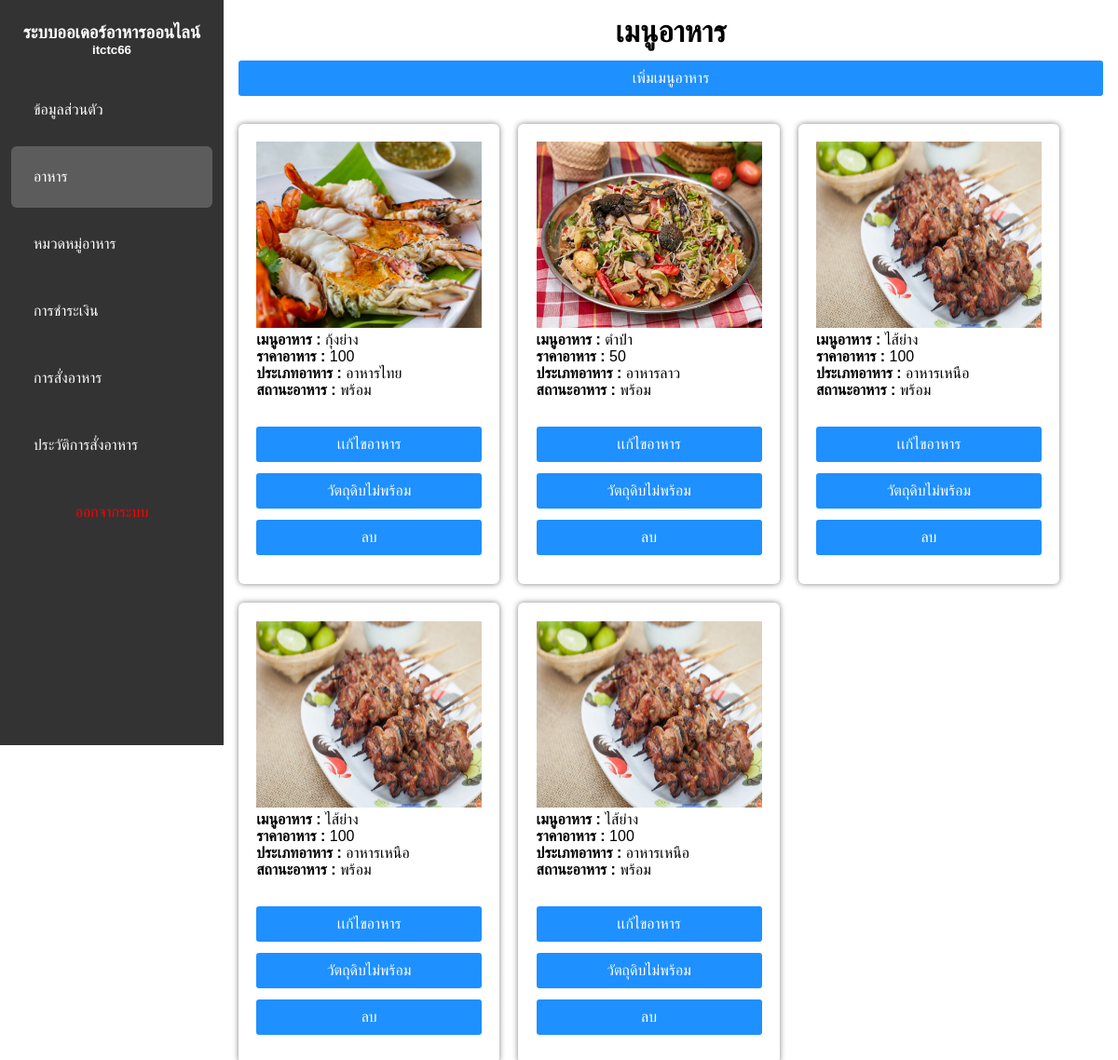
The app's page /admin/food.php (signed in) with its own data.
### tables this page shows
CREATE TABLE `food` (
  `food_id` int(11) NOT NULL,
  `food_name` varchar(100) NOT NULL,
  `price_food` varchar(100) NOT NULL,
  `ca_id` int(11) NOT NULL,
  `img` varchar(111) NOT NULL,
  `status` enum('0','1') NOT NULL
);

CREATE TABLE `category` (
  `ca_id` int(11) NOT NULL,
  `ca_name` varchar(100) NOT NULL
);

### config/database.php (called while the page is built, shortened)
<?php
class Database{
    public $host = "localhost";
    public $username = "ball";
    public $password = "123456";
    public $dbname = "p3_food";
    public $db;
    public function dbconnnect(){
        $this->db = new mysqli($this->host, $this->username, $this->password, $this->dbname);
    $this->db->set_charset("utf8mb4");
    }
    public function select($table){
        $sql = "SELECT * FROM " . $table . " ";
        $result = $this->db->query($sql);
        $list = array();
        while($data = $result->fetch_assoc()){
            $list[] = $data;
        }
        return $list;
    }
    public function selectwhere($table, $where){
        $condition = "";
        foreach($where as $key => $value){
            $condition .= $key . " = '" . $value . "' AND ";
        }
        $condition = substr($condition, 0, -5);
        $sql = "SELECT * FROM " . $table . " WHERE " . $condition . " ";
        $result = $this->db->query($sql);
        $list = array();
        while($data = $result->fetch_assoc()){
            $list[] = $data;
        }
        return $list;
    }
}
?>

### config/load.php (called while the page is built, shortened)
<?php
require_once 'database.php';
$db = new Database();
?>

### admin/food.php (the view, shortened to what this page needs)
<?php
$url = "food";
require_once 'header.php';
$log = $db->select('food');
?>
<body>
    <h1>เมนูอาหาร</h1>
    <a class="btn-dodgerblue" href="food_add.php">เพิ่มเมนูอาหาร</a>
<br>
<div class="d-fixed">
    <?php foreach($log as $row){
        $where = array(
            'ca_id' => $row['ca_id'],
        );
        $log2 = $db->selectwhere('category', $where);
        foreach($log2 as $row2);
        ?>
        <div class="box-fixed">
            <div class="form-fixed">
        <img src="<?php echo $row['img'] ?>" width="242px" height="200px">
        <p><b>เมนูอาหาร : </b> <?php echo $row['food_name'] ?></p>
        <p><b>ราคาอาหาร : </b> <?php echo $row['price_food'] ?></p>
        <p><b>ประเภทอาหาร : </b> <?php echo $row2['ca_name'] ?></p>
        <p><b>สถานะอาหาร : </b> <?php echo $row['status'] == '1'?"พร้อม":"วัตถุดิบไม่พร้อม"; ?></p>
        <br>
            </div>
            <a class="btn-dodgerblue" href="food_edit.php?id=<?php echo $row['food_id'] ?>">เเก้ไขอาหาร</a>
        <?php echo $row['status'] == '1'?"<a class='btn-dodgerblue' href='?status1={$row['food_id']}'>วัตถุดิบไม่พร้อม</a>" : "<a class='btn-dodgerblue' href='?status2={$row['food_id']}'>พร้อมขาย</a>";  ?>
        <a class="btn-dodgerblue" href="?del=<?php echo $row['food_id'] ?>">ลบ</a>
        </div>
        <?php } ?>
</body>
</html>

### admin/header.php (shortened to what this page needs)
<?php require_once "../config/load.php"; ?>
<!DOCTYPE html>
<html lang="en">
<head>
    <link rel="stylesheet" href="../config/style.css">
</head>
<?php require_once 'sidebar.php'; ?>
<div class="content">

### admin/sidebar.php (shortened to what this page needs)
</head>
<body>
    <div class="sidebar">
        <ul>
            <h3>ระบบออเดอร์อาหารออนไลน์</h3>
            <h5>itctc66</h5>
            <li><a class="<?php echo $url == 'profile'?"active":""; ?>" href="profile.php">ข้อมูลส่วนตัว</a></li>
            <li><a class="<?php echo $url == 'food'?"active":""; ?>" href="food.php">อาหาร</a></li>
            <li><a class="<?php echo $url == 'category'?"active":""; ?>" href="category.php">หมวดหมู่อาหาร</a></li>
            <li><a class="<?php echo $url == 'pay'?"active":""; ?>" href="pay.php">การชำระเงิน</a></li>
            <li><a class="<?php echo $url == 'status'?"active":""; ?>" href="status.php">การสั่งอาหาร</a></li>
            <li><a class="<?php echo $url == 'history'?"active":""; ?>" href="history.php">ประวัติการสั่งอาหาร</a></li>
            <li><a  onclick="return confirm('คุณต้องการออกจากระบบ')" href="logout.php" style="color:red; text-align:center;">ออกจากระบบ</a></li>
        </ul>
    </div>
</body>
</html>

### config/style.css (style rules this page uses)
* { margin: 0; padding: 0; box-sizing: border-box; font-family: Arial,sans-serif; }
.d-fixed { display: flex; flex-wrap: wrap; gap:20px; }
.box-fixed { box-shadow: 0px 0px 6px 0px gray; padding: 1.2rem; border-radius: 6px; }
.btn-dodgerblue { display: block; width: 100%; margin:12px 0px 12px 0px; padding:10px 12px; border-radius: 3px; border:none; background-color: dodgerblue; color:white; cursor: pointer; text-decoration: none; text-align: center; }
h1 { text-align: center; }

### admin/sidebar.php (style rules this page uses)
* { margin: 0; padding: 0; box-sizing:border-box; font-family: Arial,sans-serif; }
.sidebar { background-color: #333; width: 20%; height:100vh; top:0; left:0; position: fixed; }
.sidebar h3 { margin:24px 24px 0px 24px; text-align: center; color:#fff; }
.sidebar h5 { margin:0px 24px 24px 24px; text-align: center; color:#fff; }
.sidebar ul { padding:0; }
.sidebar li { list-style:none; margin:6px 12px 6px 12px; }
.sidebar a { color:#fff; text-decoration: none; display: block; padding:24px; border-radius:6px; }
.active { background-color: rgba(255,255,255,0.2); }
.content { margin-left:20%; padding:16px; }

### records on screen
food: img (picture), food_name "กุ้งย่าง", price_food "100", ca.ca_name "อาหารไทย", status "พร้อม"
food: img (picture), food_name "ตำป่า", price_food "50", ca.ca_name "อาหารลาว", status "พร้อม"
food: img (picture), food_name "ไส้ย่าง", price_food "100", ca.ca_name "อาหารเหนือ", status "พร้อม"
food: img (picture), food_name "ไส้ย่าง", price_food "100", ca.ca_name "อาหารเหนือ", status "พร้อม"
food: img (picture), food_name "ไส้ย่าง", price_food "100", ca.ca_name "อาหารเหนือ", status "พร้อม"
